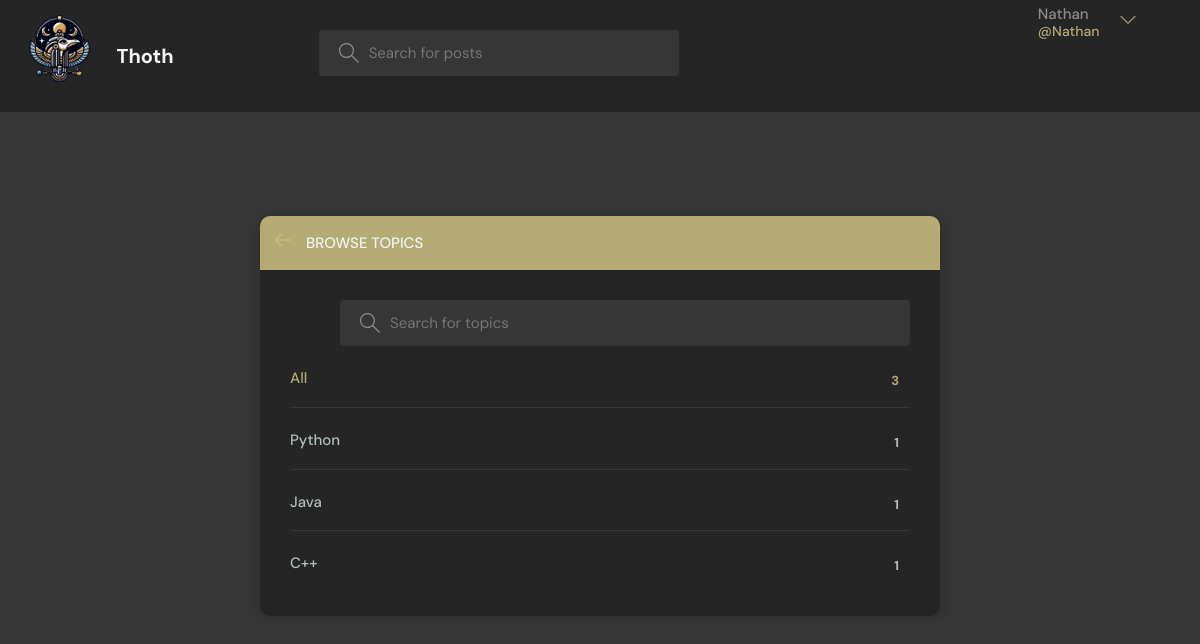
/topics/ (signed in), run on the app's committed database.
### base/models.py (models this page shows, shortened)
class User(AbstractUser):
    name = models.CharField(max_length=200, null=True)
    email = models.EmailField(unique=True, null=True)
    bio = models.TextField(null=True)
    avatar = models.ImageField(null=True, default="avatar.svg")
    ROLE_CHOICES = (
        ('eleve', 'Élève'),
        ('professeur', 'Professeur'),
    )
    role = models.CharField(max_length=20, choices=ROLE_CHOICES, default='eleve')
    USERNAME_FIELD = 'email'
    REQUIRED_FIELDS = ['username']

class Topic(models.Model):
    name = models.CharField(max_length=200)

### base/views.py (the view)
# urls.py: path('topics/', views.topicsPage, name="topics"),
def topicsPage(request):
    q = request.GET.get('q') if request.GET.get('q') != None else ''
    topics = Topic.objects.filter(name__icontains=q)
    return render(request, 'base/topics.html', {'topics': topics})

### base/templates/base/topics.html (shortened to what this page needs)
{% extends 'main.html' %}
{% block content %}
  <main class="create-room layout">
    <div class="container">
      <div class="layout__box">
        <div class="layout__boxHeader">
          <div class="layout__boxTitle">
            <a href="{% url 'home' %}">
              <svg version="1.1" xmlns="http://www.w3.org/2000/svg" width="32" height="32" viewBox="0 0 32 32">
                <title>arrow-left</title>
                <path d="M13.723 2.286l-13.723 13.714 13.719 13.714 1.616-1.611-10.96-10.96h27.625v-2.286h-27.625l10.965-10.965-1.616-1.607z"></path>
              </svg>
            </a>
            <h3>Browse Topics</h3>
          </div>
        </div>
        <div class="topics-page layout__body">
          <form action="" method="GET" class="header__search">
            <label>
              <input name="q" placeholder="Search for topics" />
            </label>
          </form>
          <ul class="topics__list">
            <li>
              <a href="{% url 'topics' %}" class="active">All <span>{{ topics.count }}</span></a>
            </li>
            {% for topic in topics %}
              <li>
                <a href="{% url 'home' %}?q={{ topic.name }}">{{ topic.name }} <span>{{ topic.room_set.all.count }}</span></a>
              </li>
            {% endfor %}
          </ul>
        </div>
      </div>
    </div>
  </main>
{% endblock %}

### templates/navbar.html (shortened to what this page needs)
{% load static %}
<header class="header header--loggedIn">
  <div class="container">
    <a href="{% url 'home' %}" class="header__logo">
      <img src="{% static 'images/logo.png' %}" />
      <h1>Thoth</h1>
    </a>
    <form class="header__search" method="GET" action="{% url 'home' %}">
      <label>
        <input name="q" placeholder="Search for posts" />
      </label>
    </form>
    <nav class="header__menu">
      {% if request.user.is_authenticated %}
        <div class="header__user">
          <a href="{% url 'update-user' %}">
            <p>
              {{ request.user.username }} <span>@{{ request.user.username }}</span>
            </p>
          </a>
          <button class="dropdown-button">
            <svg version="1.1" xmlns="http://www.w3.org/2000/svg" width="32" height="32" viewBox="0 0 32 32">
              <title>chevron-down</title>
              <path d="M16 21l-13-13h-3l16 16 16-16h-3l-13 13z"></path>
            </svg>
          </button>
        </div>
      {% else %}
        <a href="{% url 'login' %}">
          <img src="{% static 'images/avatar.svg' %}" />
          <p>Login</p>
        </a>
      {% endif %}
    </nav>
  </div>
</header>

### static/styles/style.css (style rules this page uses)
:root { --color-main: #d4c885d3; --color-main-light: #F4F4F4 ; --color-dark: #252525; --color-gray-dark: #363636 ; --color-sand-light: #d4c885d3 ; --color-light: #F4F4F4 ; --color-gray: #8b8b8b; --color-light-gray: #b2bdbd; --color-bg: #363636; --color-success: #5dd693; --color-error: #fc4b0b; }
* { font-family: "DM Sans", -apple-system, BlinkMacSystemFont, "Segoe UI", Roboto, Oxygen, Ubuntu, Cantarell, "Open Sans", "Helvetica Neue", sans-serif; margin: 0; padding: 0; box-sizing: border-box; text-rendering: optimizeLegibility; font-size: inherit; }
html { font-size: 56.25%; }
@media only screen and (min-width: 1200px) { html { font-size: 62.5%; } }
body { line-height: 1.6; font-weight: 400; font-size: 1.5rem; color: var(--color-light-gray); background-color: var(--color-bg); min-height: 100vh; }
img { width: 100%; }
a { display: inline-block; color: var(--color-main); text-decoration: none; }
.container { max-width: 120rem; width: 90%; margin: auto; }
.header { padding: 0.5rem; background-color: var(--color-dark); }
.header > .container { display: flex; gap: 9.5rem; }
.header__logo, .header__user { display: flex; gap: 2rem; align-items: center; }
.header__logo > img { margin-left: -10rem; margin-right: -5rem; height: 10.2rem; width: 18.2rem; }
.header__logo > h1 { font-weight: 700; font-size: 2rem; color: var(--color-light); }
.header__search > label { background-color: var(--color-gray-dark); padding: 1.3rem 1rem; display: flex; align-items: center; gap: 1rem; border-radius: 4px; margin-top: 2.5rem; margin-left: 5rem; }
.header__search svg { fill: var(--color-gray); width: 2rem; height: 2rem; margin-left: 1rem; }
.header__search input { width: 30rem; background: transparent; border: none; outline: none; color: var(--color-light); }
.header__menu { margin-left: auto; position: relative; }
.header__menu a { display: flex; gap: 1.5rem; align-items: center; font-weight: 500; text-decoration: none; color: var(--color-gray); }
.header__menu p { line-height: 1.2; }
.header__menu span { color: var(--color-main); font-weight: 500; font-size: 1.4rem; display: block; }
.header__menu svg { width: 1.6rem; height: 1.6rem; fill: var(--color-sand-light); }
.dropdown-button { background: transparent; border: 0; outline: 0; cursor: pointer; }
.layout { margin-top: 2.4rem; }
.layout > .container { display: flex; justify-content: space-between; align-items: flex-start; }
.layout__box { width: 90%; max-width: 48rem; min-height: 40rem; position: absolute; top: 50%; left: 50%; transform: translate(-50%, -46%); background-color: var(--color-dark); border-radius: 1rem; box-shadow: 1px 1px 6px 3px rgba(0, 0, 0, 0.1); overflow: hidden; }
.layout__boxHeader { display: flex; padding: 1.5rem; background-color: var(--color-sand-light); }
.layout__boxTitle { display: flex; gap: 1.5rem; align-items: center; }
.layout__boxTitle h3 { text-transform: uppercase; font-weight: 500; color: var(--color-light); }
.layout__boxTitle svg { width: 1.6rem; height: 1.6rem; fill: var(--color-main); }
.layout__body { margin: 3rem; }
.topics__list { list-style: none; }
.topics__list li a { display: flex; justify-content: space-between; margin-bottom: 3rem; font-weight: 500; color: var(--color-light-gray); transition: all 0.3s ease-in-out; }
.topics__list li a.active, .topics__list li a:hover { color: var(--color-main); }
.topics__list li a span { padding: 0.5rem 1rem; background-color: var(--color-dark); border-radius: 3px; font-size: 1.3rem; font-weight: 700; letter-spacing: 1px; }
.topics-page .topics__list li:not(:last-child) a { margin: 2rem 0; padding-bottom: 1rem; text-decoration: none; border-bottom: 1px solid var(--color-gray-dark); }
.topics-page .header__search { display: block; }
.create-room.layout .layout__box { max-width: 68rem; }

### data on the page
User: user.username "Nathan"
Topic: name "Python", room_set.all.count "1"
Topic: name "Java", room_set.all.count "1"
Topic: name "C++", room_set.all.count "1"

### other printed values
{{ topics.count }} "3"
